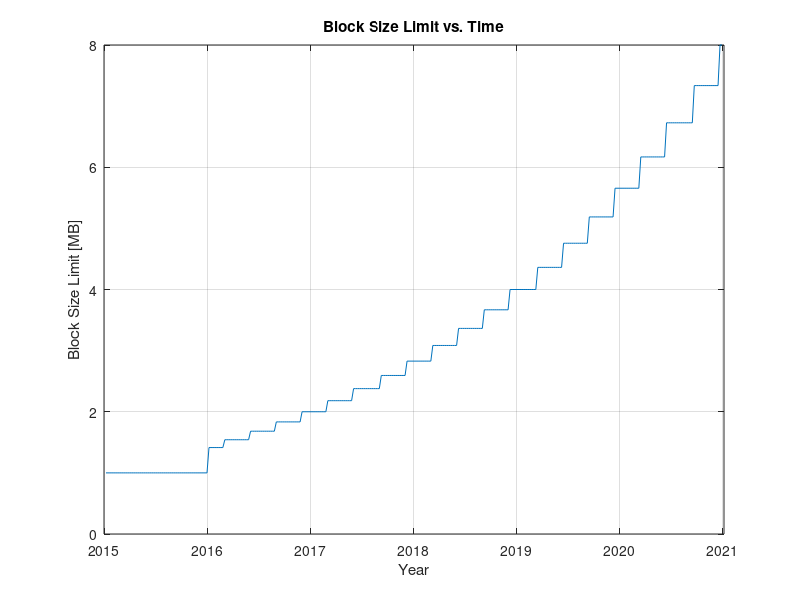

The MATLAB source for this figure: (Note: this script raises an error after producing the figure.)
%--------------------------------------------------------------------------------------------------- 
% Simulation for FreeMat v4.0 (Matlab clone with GPLv2 license) 
% 
% Purpose: Find out how the Btcoin Block Size Limit (BSL) evolves with the rule set of BIP10X, in 
%          the corner case that the growth or decline rate is determined by constraint (C-2) 
%          of BIP10X (either the normal limit, or the stretched limit of 80% miner majority). 
%          - In case of growth, this corresponds to the case that >50% (>80%) of miners continually 
%            vote for substantial Block Size Limit increase, or that the blocks are sufficiently full 
%            in each one-week average period, such that other factors do not limit the growth. 
%            In fact, if the blocks are sufficiently full, this would already be enough to cause this 
%            "50%-vote-like" BSL increase, irrespective of the actual miner votes. 
%          - In case of decline, this corresponds to the case that >50% (>80%) of miners continually 
%            vote for substantial Block Size Limit decrease, or that the blocks are sufficiently 
%            empty in a one-week average period, such that other factors do not limit the decline. 
%            In fact, if the blocks are sufficiently empty, this would already be enough to cause a 
%            "50%-vote-like" BSL decline, irrespective of the actual miner votes. 
% 
% Note: This simulation assumes 52 weeks == 1 year for simplicity (the error is 1.25 days or 0.34%). 
%       This simulation assumes further that 1 week = 1008 blocks. 
%       Since hash rate is expected to increase long-term, be it alone due to the advances in 
%       technology, reality is expected to show that 1008 blocks < 1 week. 
%       This can be accounted for by setting 'time_warp_hash_speedup_factor' accordingly. 
% 
%       As a consequence, results are slightly biased in that actual growth/decline rates under the 
%       given circumstances can be expected to be slightly stronger vs. time than what this 
%       simulation shows. 
%       On the other hand, actual growth rates cannot always be expected to be at the maximum 
%       in reality, and this effect should offset (or even over-compensate) the first one. 
%       
%       (C) 2015 by Michael_S 
%       
%--------------------------------------------------------------------------------------------------- 
close all; clear all; 

%--------------------------------------------------------------------------------------------------- 
%% --- #0) Parameter Settings: --- 

Start_Year = 2016 + 0*1/12;% e.g. 2016.5 means 1st July 2016 

NbYrs=5; % simulate for this number of years (1008*52 blocks == 52 weeks == 1 year) 

% If block times are shorter than 10 min, enter corresponding factor <1.0 here. Or vice versa: 
time_warp_hash_speedup_factor = 1.0;%[1.0] e.g. 0.9 means 9 min avg. block time 

BSL_init_MB = 1;% Initial value of the block size limit, e.g. 1 or 4 [MByte] 

Direction = 1;% 1 = grow ;  -1 = decline 

%averaging_method = 'flat';% 'flat' or 'forgetting_factor' <-- NOT used in BIP10X 
averaging_method = 'forgetting_factor';% 'flat' or 'forgetting_factor' <-- this one for BIP10X! 

% forgetting_factor only applicable if averaging_method=='forgetting_factor': 
forgetting_factor=32244/32768;% (~0.984) = eff. window length = 1/(1-0.984)=62.5 weeks = 1.2 years 

% Parameters for 'flat': (this method is not used in BIP10X - gives worse results) 
%incmax_yearAvg = 1.24;% New BSL can be max. this much higher than avg over last Yr 
%decmin_yearAvg = 0.90;% same for decrease 

% Parameters for 'forgetting_factor': (this method is used in BIP10X) 
incmax_yearAvg = 189/128;% =1.4765625;% New BSL can be max. this much higher than avg over last Yr 
decmin_yearAvg = 110/128;% =0.8593750;% same for decrease 
incmax_yearAvg2 = 247/128;% =1.9296875;% parameter for growth speed-up (needs 80% vote majority) 
decmin_yearAvg2 =  98/128;% =0.7656250;% parameter for decline speed-up (needs 80% vote majority) 

% Random Event 1: >80% miner vote: Boosted maximum growth/decline rate, stretched limits apply: 
probability_80percent_boost = 0.0;% probability that a BSL increase is boosted by >80% miner vote 
% Following pattern is followed cyclically, one step per week. If value <>0, boost condition is met: 
pattern_80percent_boost = [0 0 0 0 0 0 0 0 0 0 0 0 0 0 0 0 0 0 0 0]; 

% Random Event 2: Stay one step away from max growth/decline value: 
probability_one_step_less = 0.0;% probability that BSL adjustment is modified as follows: 
% BSL is one step smaller (in case of growth) or higher (in case of decline) on the BSE resolution 
% grid than what it would otherwise be. 
% Following pattern is run cyclically, 1 step p. wk. If value <>0, condition "one step less" is met: 
pattern_one_step_less = [0 0 0 0 0 0 0 0 0 0 0 0 0 0 0 0 0 0 0 0]; 

% Plot Screen Size - modify in dependence of your monitor's resolution: 
plot_window_width  = 900; 
plot_window_height = 360; 


%--------------------------------------------------------------------------------------------------- 
%% --- #1) Initializations: --- 

BSE = max(0,min(127,floor(8*log(BSL_init_MB+eps)/log(2))));%block size exponent, 0..127 

N = round(NbYrs*52/time_warp_hash_speedup_factor);% nb of 1008 block periods (~weeks). 

BSL_vector(1:52)=2^(BSE/8)*1e6; % [in MByte] Initialise the BSL value for the first 52 weeks 
BSL_vector = [BSL_vector, nan*ones(1,N)]; 

% Initialize BSL_LongTermAvg - only needed if averaging_method = 'forgetting_factor': 
BSL_LongTermAvg = BSL_init_MB * 1e6; 


%--------------------------------------------------------------------------------------------------- 
%% --- #2) The Simulation: --- 

if Direction == 1,% GROWTH Case 
    % Try to increase BSL as much as possible, for the given limits 
    for k = 52+1:52+N, % start with first week of the 2nd year 
        % Calculate average BSL 
        if strcmpi(averaging_method, 'flat'),% not BIP10X 
            BSL_LongTermAvg = mean(BSL_vector(k-52:k-1)); 
        elseif strcmpi(averaging_method, 'forgetting_factor'),% BIP10X ! 
            BSL_LongTermAvg = forgetting_factor*BSL_LongTermAvg + ... 
                              (1-forgetting_factor)*BSL_vector(k-1); 
        else 
            disp('ERROR: Invalid value for parameter "averaging_method"!') 
            return; 
        end 
        % Determine which long-term-change constraint applies: 
        if rand()<probability_80percent_boost, 
            incmax = incmax_yearAvg2;% boosted growth by >80% miner vote 
        else 
            incmax = incmax_yearAvg;% normal case 
        end 
        if pattern_80percent_boost(1+mod(k-52, length(pattern_80percent_boost))), 
            incmax = incmax_yearAvg2;% boosted growth by >80% miner vote 
        end 
        BSE_last=BSE; 
        % Calculate next BSL for week k, assuming miner vote and actual block sizes were progressive: 
        if (floor(2^(BSE/8)*1e6)) > BSL_LongTermAvg*incmax,% is current BSL > current constaint? 
            BSE =  floor(8*log((BSL_LongTermAvg)/1e6)/log(2)); 
        end 
        % Try to go up as much as possible, but don't go more than 6 steps up from last time: 
        while ((floor(2^((BSE+1)/8)*1e6)) <= BSL_LongTermAvg*incmax) && (BSE+1<=BSE_last+6), 
            BSE = BSE + 1; 
        end 
        if (rand()<probability_one_step_less) ... 
            || pattern_one_step_less(1+mod(k-52,length(pattern_one_step_less))), 
            % A random event causes the growth to be not quite as big as it could be: 
            BSE = BSE - 1; 
        end 
        BSL_vector(k) = floor(2^(BSE/8)*1e6); 
    end 
elseif Direction == -1,% DECLINE Case 
    % Try to decrease BSL as much as possible, for the given limits 
    for k = 52+1:52+N, % start with first week of the 2nd year 
        % Calculate average BSL 
        if strcmpi(averaging_method, 'flat'),% not BIP10X 
            BSL_LongTermAvg = mean(BSL_vector(k-52:k-1)); 
        elseif strcmpi(averaging_method, 'forgetting_factor'),% BIP10X ! 
            BSL_LongTermAvg = forgetting_factor*BSL_LongTermAvg + ... 
                              (1-forgetting_factor)*BSL_vector(k-1); 
        else 
            disp('ERROR: Invalid value for parameter "averaging_method"!') 
            return; 
        end 
        % Determine which long-term-change constraint applies: 
        if rand()<probability_80percent_boost, 
            decmin = decmin_yearAvg2;% boosted decline by >80% miner vote 
        else 
            decmin = decmin_yearAvg;% normal case 
        end 
        if pattern_80percent_boost(1+mod(k-52, length(pattern_80percent_boost))), 
           decmin = decmin_yearAvg2;% boosted decline by >80% miner vote 
        end 
        BSE_last=BSE; 
        % Calculate next BSL for week k, assuming miner vote and actual block sizes were low: 
        if (floor(2^(BSE/8)*1e6)) < BSL_LongTermAvg*decmin,% is current BSL < current constaint? 
            BSE =  floor(8*log((BSL_LongTermAvg)/1e6)/log(2)) + 1; 
        end 
        % Try to go down as much as possible, but don't go more than 6 steps down from last time: 
        while ((floor(2^((BSE-1)/8)*1e6)) >= BSL_LongTermAvg*decmin) && (BSE-1>=BSE_last-6), 
            BSE = BSE - 1; 
        end 
        if (rand()<probability_one_step_less) ... 
            || pattern_one_step_less(1+mod(k-52,length(pattern_one_step_less))), 
            % A random event causes the growth to be not quite as big as it could be: 
            BSE = BSE + 1; 
        end 
        BSL_vector(k) = floor(2^(BSE/8)*1e6); 
        %keyboard 
    end 
else 
    disp('ERROR: Invalid value for parameter "Direction"!') 
    return 
end 


%--------------------------------------------------------------------------------------------------- 
%% --- #3) Post-Processing & Display: --- 

% Year-to-year percentage change of BSL: 
% (this one is less meaningful because more "noisy", I use the other metric for display) 
BSL_percent_change_YoY = 100*(BSL_vector(53:end) ./ BSL_vector(1:end-52) - 1); 

% Yearly average percentage change of BSL since the start: (I use this for display!) 
years_tmp = (51+[1:length(BSL_vector(53:end))]) / 52;% years, without the first year of course 
factor_tmp = (BSL_vector(53:end)/BSL_vector(1)).^( 1./years_tmp ); 
BSL_percent_change_avg = 100*(factor_tmp-1); 

% ---------- Plotting ---------- 

figure; 
plot(Start_Year-1+[1:N+52]/52*time_warp_hash_speedup_factor,BSL_vector/1e6); 
grid on; 
a=axis; 
axis([Start_Year-1 Start_Year-1+(N+53)/52 0 a(4)]); 
xlabel('Year') 
ylabel('Block Size Limit [MB]') 
title(['Block Size Limit vs. Time']) 
sizefig(plot_window_width,plot_window_height) 

if 0;% Dont't plot this one - not as meaningful as the next plot (if plot wanted: change 0 -> 1) 
    figure; 
    plot(Start_Year+[1:N]/52*time_warp_hash_speedup_factor,BSL_percent_change_YoY); 
    grid on; 
    a=axis; 
    axis([Start_Year-1 Start_Year-1+(N+53)/52 min(0,a(3)) max(0,a(4))]); 
    xlabel('Year') 
    ylabel('BSL change vs. 52 weeks ago [%]') 
    title(['Year-to-Year Block Size Limit Change Rate']) 
    sizefig(plot_window_width,plot_window_height) 
end 

figure; 
plot(Start_Year+[1:N]/52*time_warp_hash_speedup_factor,BSL_percent_change_avg); 
grid on; 
a=axis; 
axis([Start_Year-1 Start_Year-1+(N+53)/52 min(0,a(3)) max(0,a(4))]); 
xlabel('Year') 
ylabel('BSL avg. yearly change [%]') 
title(['Yearly Avg. Block Size Limit Change Rate Since Year ',num2str(Start_Year-1,'%0.2f')]) 
sizefig(plot_window_width,plot_window_height)
